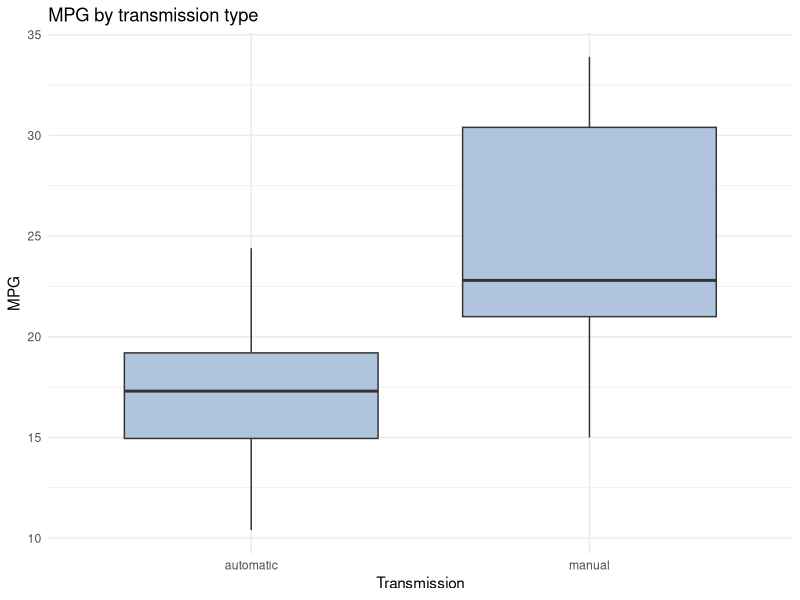
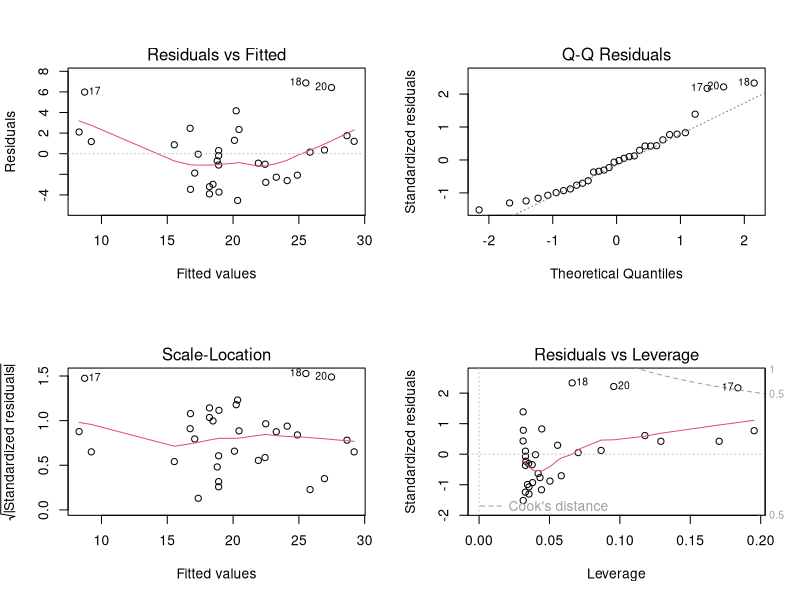
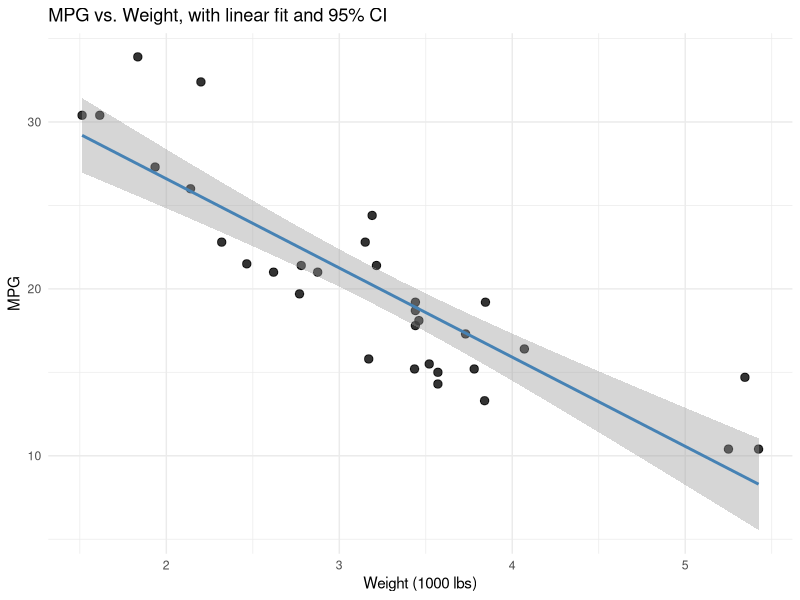
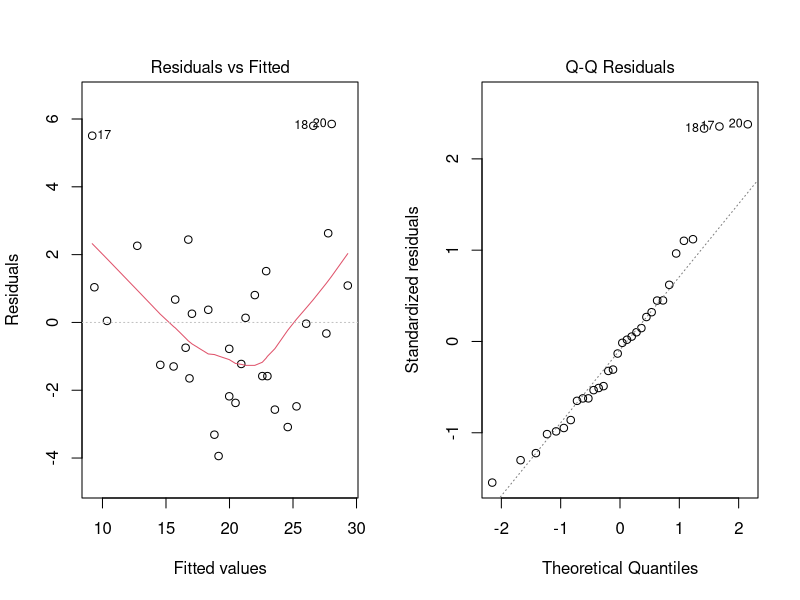
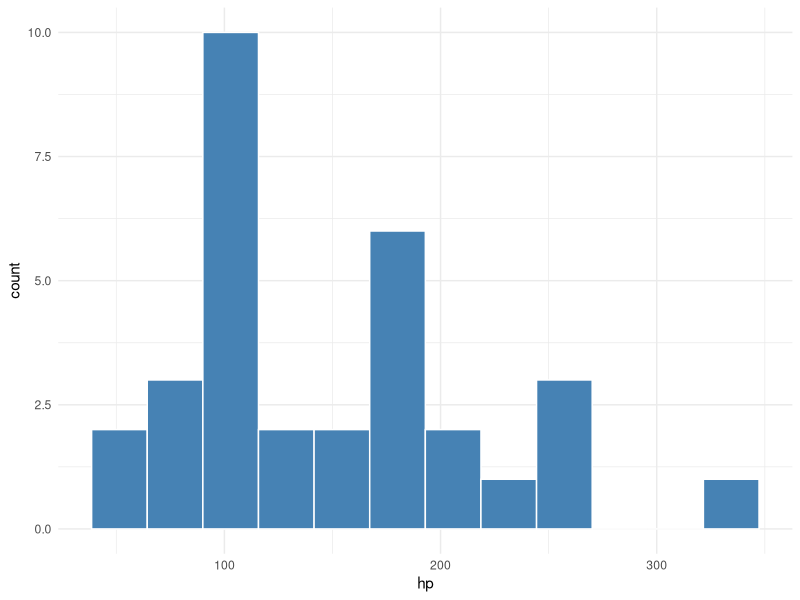

Here is the R script that generated these plots, in order:
## ---- chunk 1
knitr::opts_chunk$set(
  comment = "#>",
  message = FALSE,
  warning = FALSE,
  fig.width = 6.5,
  fig.height = 4.2,
  dpi = 100
)
options(scipen = 999, digits = 4)
## ---- chunk 2
library(dplyr)
library(ggplot2)

cars <- mtcars |>
  tibble::rownames_to_column("model") |>
  tibble::as_tibble()
## ---- chunk 3
mean(cars$mpg)
median(cars$mpg)
sd(cars$mpg)              # standard deviation
var(cars$mpg)             # variance
min(cars$mpg)
max(cars$mpg)
range(cars$mpg)
quantile(cars$mpg, probs = c(0.25, 0.5, 0.75))
IQR(cars$mpg)
## ---- chunk 4
summary(cars$mpg)
summary(cars)
## ---- chunk 5
cars |>
  group_by(cyl) |>
  summarise(
    n = n(),
    mean_mpg = mean(mpg),
    sd_mpg = sd(mpg),
    median_mpg = median(mpg),
    .groups = "drop"
  )
## ---- chunk 6
ggplot(cars, aes(x = factor(am, labels = c("automatic", "manual")), y = mpg)) +
  geom_boxplot(fill = "lightsteelblue") +
  labs(x = "Transmission", y = "MPG", title = "MPG by transmission type") +
  theme_minimal()
## ---- chunk 7
t_result <- t.test(mpg ~ am, data = cars)
t_result
## ---- chunk 8
t_result$p.value
t_result$conf.int
t_result$estimate
## ---- chunk 9
cor(cars$wt, cars$mpg)
## ---- chunk 10
cor.test(cars$wt, cars$mpg)
## ---- chunk 11
cars |>
  select(mpg, hp, wt, drat, qsec) |>
  cor() |>
  round(2)
## ---- chunk 12
fit1 <- lm(mpg ~ wt, data = cars)
fit1
## ---- chunk 13
summary(fit1)
## ---- chunk 14
fit2 <- lm(mpg ~ wt + hp + factor(cyl), data = cars)
summary(fit2)
## ---- chunk 15
anova(fit1, fit2)
## ---- chunk 16
AIC(fit1, fit2)
## ---- chunk 17
par(mfrow = c(2, 2))
plot(fit1)
par(mfrow = c(1, 1))
## ---- chunk 18
new_cars <- tibble::tibble(wt = c(2.0, 3.5, 5.0))
predict(fit1, newdata = new_cars)
## ---- chunk 19
predict(fit1, newdata = new_cars, interval = "confidence")
## ---- chunk 20
predict(fit1, newdata = new_cars, interval = "prediction")
## ---- chunk 21
ggplot(cars, aes(x = wt, y = mpg)) +
  geom_point(size = 2.5, alpha = 0.8) +
  geom_smooth(method = "lm", se = TRUE, color = "steelblue") +
  labs(
    title = "MPG vs. Weight, with linear fit and 95% CI",
    x = "Weight (1000 lbs)", y = "MPG"
  ) +
  theme_minimal()
## ---- chunk 22
fit <- lm(mpg ~ wt + hp, data = cars)
summary(fit)
## ---- chunk 23
par(mfrow = c(1, 2))
plot(fit, which = c(1, 2))
par(mfrow = c(1, 1))
## ---- chunk 24
predict(fit, newdata = tibble::tibble(wt = 3.5, hp = 130), interval = "prediction")
## ---- chunk 25
mean(cars$hp)
median(cars$hp)
sd(cars$hp)
IQR(cars$hp)
## ---- chunk 26
ggplot(cars, aes(x = hp)) +
  geom_histogram(bins = 12, fill = "steelblue", color = "white") +
  theme_minimal()
## ---- chunk 27
sub <- cars |> filter(cyl %in% c(4, 8))
t.test(mpg ~ cyl, data = sub)
## ---- chunk 28
fit <- lm(mpg ~ wt + hp + factor(cyl), data = cars)
summary(fit)
